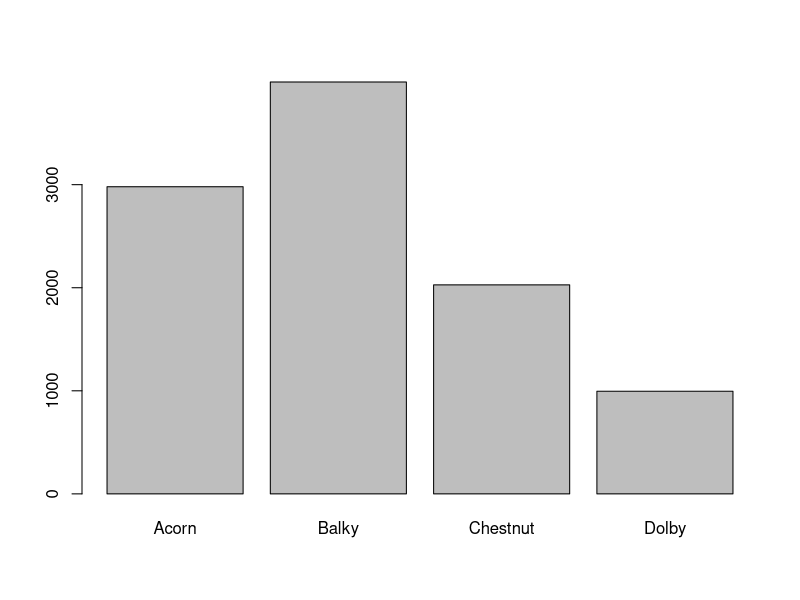

The R source for this figure:
## ---- chunk 1
# Define the parameters
max_trials <- 10000

# Set up the possible outcomes
possible_outcomes <- c('Acorn','Balky', 'Chestnut', 'Dolby')

# Get the individual results
results <- sample(possible_outcomes, max_trials, replace=T, c(.3, .4, .2, .1))

# Display the final results
table(results)
barplot(table(results))
